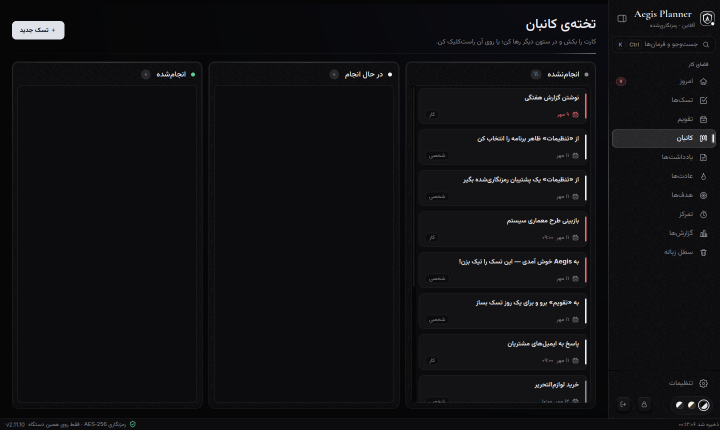
#> input picture assets-src/screenshots/aegis-desktop-kanban.png, 1440 x 860 px (shown at 1/2 size); its folder holds only this picture in this run
$ python process_images.py
#> lines starting #> are read from the running program, lines starting #| are printed output that depends on the picture
"""Convert the source screenshots in assets-src/screenshots/ to responsive WebP files.

Run from the repository root:  python tools/process_images.py   (needs Pillow)
Writes static/assets/img/work/<name>-<width>.webp and prints the sizes the build uses.
Screenshots are the projects' own README screenshots, taken from the running applications.
"""
import json
from pathlib import Path

from PIL import Image

ROOT = Path(__file__).resolve().parent.parent
SRC = ROOT / "assets-src" / "screenshots"
OUT = ROOT / "static" / "assets" / "img" / "work"
WIDTHS = (640, 1280)


def main() -> None:
    OUT.mkdir(parents=True, exist_ok=True)
    manifest = {}
    for src in sorted(SRC.glob("*.png")):
        im = Image.open(src).convert("RGB")
#> im is the input picture: PIL image 1440x860 RGB; mean R, G, B 16, 16, 18.4
        manifest[src.stem] = {"w": im.width, "h": im.height, "files": []}
        widths = (320, 600) if im.height > im.width else WIDTHS  # phone screenshots render small
#> widths = (640, 1280)
        for width in sorted({min(w, im.width) for w in widths}):
            height = round(im.height * width / im.width)
            out = OUT / f"{src.stem}-{width}.webp"
            im.resize((width, height), Image.LANCZOS).save(out, "WEBP", quality=82, method=6)
            manifest[src.stem]["files"].append([out.name, width])
            print(f"{out.relative_to(ROOT)}  {out.stat().st_size // 1024} KB")
#> this loop made 2 passes
#> pass 1, in main, `im.resize((width, height), Image.LANCZOS).save(out, "WEBP", quality=82..`:
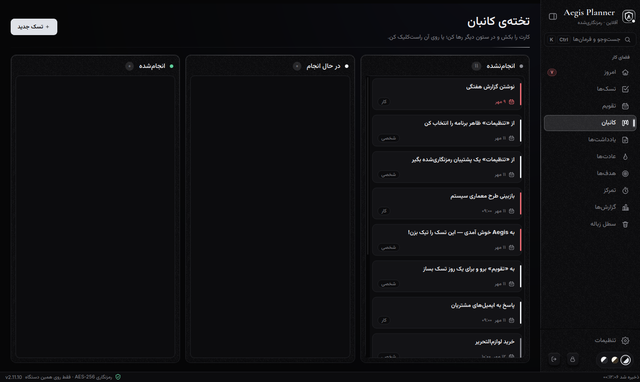
#> saved as aegis-desktop-kanban-640.webp: PIL image 640x382 RGB; mean R, G, B 16, 16, 18.3
    (ROOT / "assets-src" / "images.json").write_text(json.dumps(manifest, indent=2), encoding="utf-8")


if __name__ == "__main__":
    main()

$ run again, on assets-src/screenshots/aegis-desktop-today.png
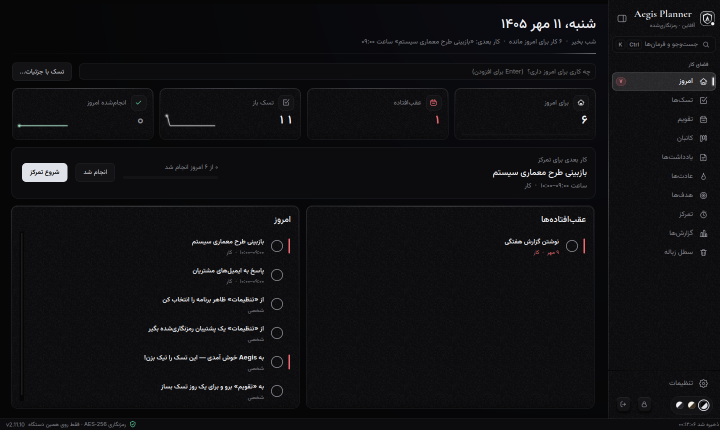
#> input picture assets-src/screenshots/aegis-desktop-today.png, 1440 x 860 px (shown at 1/2 size)
#> in main, im is the input picture: PIL image 1440x860 RGB; mean R, G, B 15.8, 15.8, 18
#> the loop in main, `for width in sorted({min(w, im.width) for w in widths}):` made 2 passes
#> pass 1, in main, `im.resize((width, height), Image.LANCZOS).save(out, "WEBP", quality=82..`:
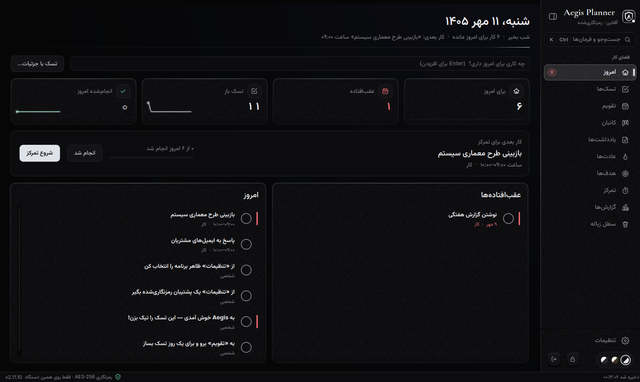
#> saved as aegis-desktop-today-640.webp: PIL image 640x382 RGB; mean R, G, B 15.8, 15.8, 18
